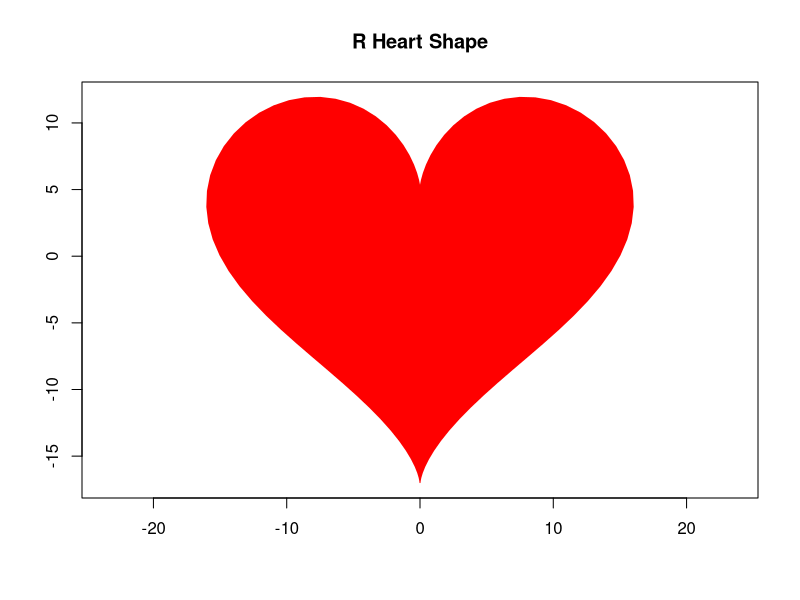

This chart was generated by the following R code:
## ---- chunk 1
t <- seq(0, 2*pi, length.out = 100)
x <- 16 * sin(t)^3
y <- 13 * cos(t) - 5 * cos(2*t) - 2 * cos(3*t) - cos(4*t)

# Plot the heart shape
plot(x, y, type = "n", asp = 1, xlab = "", ylab = "", main = "R Heart Shape") # Set up plot area
polygon(x, y, col = "red", border = "red") # Draw and fill the polygon
